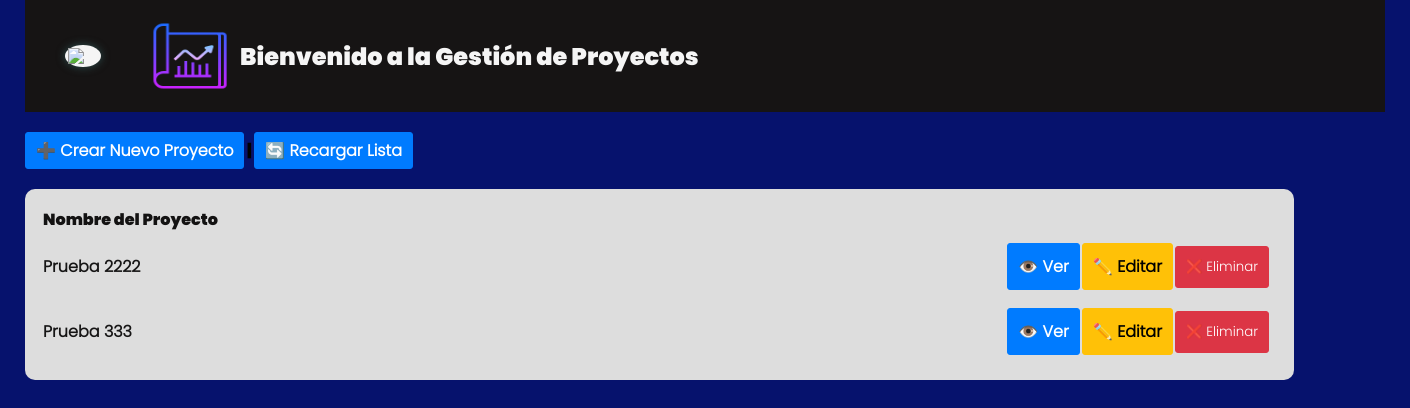
The app's page /views/index.php (signed in), older data.
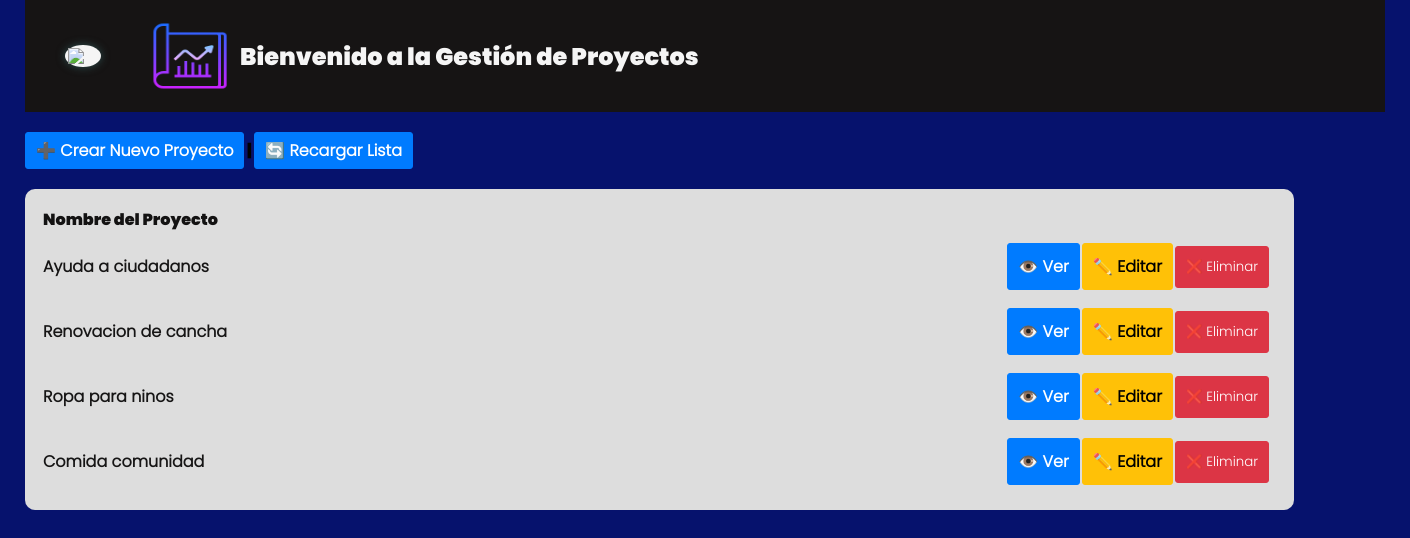
The same page, newer data.
### tables this page shows
CREATE TABLE projects (
    id_project           INT             PRIMARY KEY,
    name_project         TEXT (1, 150),
    fecha_inicio_project DATE,
    fecha_final_project  DATE,
    estado_project       TEXT,
    presupuesto_project  NUMERIC (19, 4) 
);

### views/index.php (the view, shortened to what this page needs)
<?php
$proyectos = [];
try {
    $pdo = conexionDB();
    $stmt = $pdo->prepare("SELECT id_project, name_project FROM projects");
    $stmt->execute();
    $proyectos = $stmt->fetchAll(PDO::FETCH_ASSOC);
} catch (PDOException $e) {
    $error_msg = "Error al cargar proyectos: " . $e->getMessage();
}
?>
<!DOCTYPE html>
<html lang="es">
<head>
    <link rel="stylesheet" href="../views/assets/css/sistem project.css">
</head>
<body>
    <div class="list-option">
        <article class="titulo">
            <figure class="contenedor-flex">
                <a href="../views/main-menu/index.php" class="volver" title="Volver a HOME">
                    <img src="../views/assets/imgs/icons/arrow-left.svg">
                </a>
                <a class="link">
                    <img src="../views/assets/imgs/icons8-project-96.png" alt="bandera de venezuela" class="img_proyecto">
                    <h1 class="texto_titulo">Bienvenido a la Gestión de Proyectos</h1>
                </a>
            </figure>
        </article>
    </div>
    <div>
        <p>
            <a class="btn_create btn-accion" href="../views/Create Project/index.php">➕ Crear Nuevo Proyecto</a>
            |
            <a class="btn_recargar btn-accion" href="./index.php">🔄 Recargar Lista</a>
        </p>
    </div>
    <table>
        <thead>
            <tr class="columnas1">
                <th>Nombre del Proyecto</th>
            </tr>
        </thead>
        <tbody class="columnas2">
            <?php if (!empty($proyectos)): ?>
                <?php foreach ($proyectos as $proyecto): ?>
                    <tr>
                        <td class="columna_name"><?php echo htmlspecialchars($proyecto['name_project']); ?></td>
                        <td class="columna_boton">
                            <a href="./Visualize Project/index.php?id=<?php echo htmlspecialchars($proyecto['id_project']); ?>" class="btn-accion btn-ver"> 👁️ Ver </a>
                            <a href="./Modify Project/index.php?id=<?php echo htmlspecialchars($proyecto['id_project']); ?>" class="btn-accion btn-editar"> ✏️ Editar </a>
                            <form action="http://localhost/servicio-comunitario/controller/system-project/eliminate project.php" method="POST" style="display:inline;">
                                <button type="submit"
                                    onclick="return confirm('¿Está seguro de que desea eliminar el proyecto \'<?php echo htmlspecialchars($proyecto['name_project']); ?>\'? Esto es irreversible.');" class="btn-accion btn-eliminar"> ❌ Eliminar
                                </button>
                            </form>
                        </td>
                    </tr>
                <?php endforeach; ?>
            <?php else: ?>
                <tr>
                    <td colspan="3">No hay Proyectos.</td>
                </tr>
            <?php endif; ?>
        </tbody>
    </table>
</body>
</html>

### views/assets/css/sistem project.css (style rules this page uses)
* body { max-width: 100%; margin:0; background-color:rgb(6, 18, 109); font-family: 'Poppins', Arial, Helvetica, sans-serif; overflow-y: auto; font-weight: bold; overflow-x: hidden; }
.titulo { background-color: rgb(22, 20, 20); color: whitesmoke; width: 1360px; margin: 0; }
div { max-width: 100%; min-width: 600px; margin: 40px auto; }
.img_proyecto { width: 90px; height: 80px; border-radius: 30px 0 30px 0; }
.contenedor-flex { display: grid; grid-template-columns: 50px 1fr; width: 100%; align-items: center; column-gap: 30px; }
.texto_titulo { flex-grow: 1; margin: 0; font-size: 15; }
.link { display: flex; column-gap: 5px; justify-content: center; align-items: center; }
table { justify-content: center; align-items: center; align-items: center; padding: 15px; background-color: #DDDDDD; color: rgb(19, 18, 18); text-align: left; width: 90%; table-layout: fixed; margin: 20px 25px; text-align: left; border-radius: 10px; }
.list-option { display:grid; justify-content: space-around; margin: 0; }
.volver { width: 30px; display: flex; background-color: whitesmoke; padding: 3px; border-radius:50% ; box-shadow: 0 0 8px darkslategray; }
.columna_name { min-width: 85%; white-space: nowrap; overflow: hidden; color: rgb(22, 21, 21); text-overflow: ellipsis; font-family: "Poppins-light",Arial, Helvetica, sans-serif; }
.columna_boton { min-width: 10%; display: flex; justify-content: right; text-align: center; align-items: center; gap: 2px; padding: 8px; }
.btn-accion { padding: 5px 10px; text-decoration: none; border: 1px solid #ccc; border-radius: 3px; display: inline-block; white-space: nowrap; font-family: "Poppins-light",Arial, Helvetica, sans-serif; }
div { text-align: left; margin: 20px 25px; }
.btn_create { background-color: #007bff; color: white; border-color: #007bff; font-family: "Poppins-light",Arial, Helvetica, sans-serif }
.btn_recargar { background-color: #007bff; color: white; border-color: #007bff; font-family: "Poppins-light",Arial, Helvetica, sans-serif }
.btn-ver { background-color: #007bff; color: white; border-color: #007bff;font-family: "Poppins-light",Arial, Helvetica, sans-serif;padding: 10px; }
.btn-editar { background-color: #ffc107; color: black; border-color: #ffc107; font-family: "Poppins-light",Arial, Helvetica, sans-serif;padding: 10px }
.btn-eliminar { font:16px ; background-color: #dc3545; color: white; border-color: #dc3545;font-family: "Poppins-light",Arial, Helvetica, sans-serif;padding: 10px }

Row changes from the older to the newer data that the page shows:
removed projects: name_project "Prueba 2222"
removed projects: name_project "Prueba 333"
added projects: name_project "Ayuda a ciudadanos"
added projects: name_project "Renovacion de cancha"
added projects: name_project "Ropa para ninos"
added projects: name_project "Comida comunidad"
